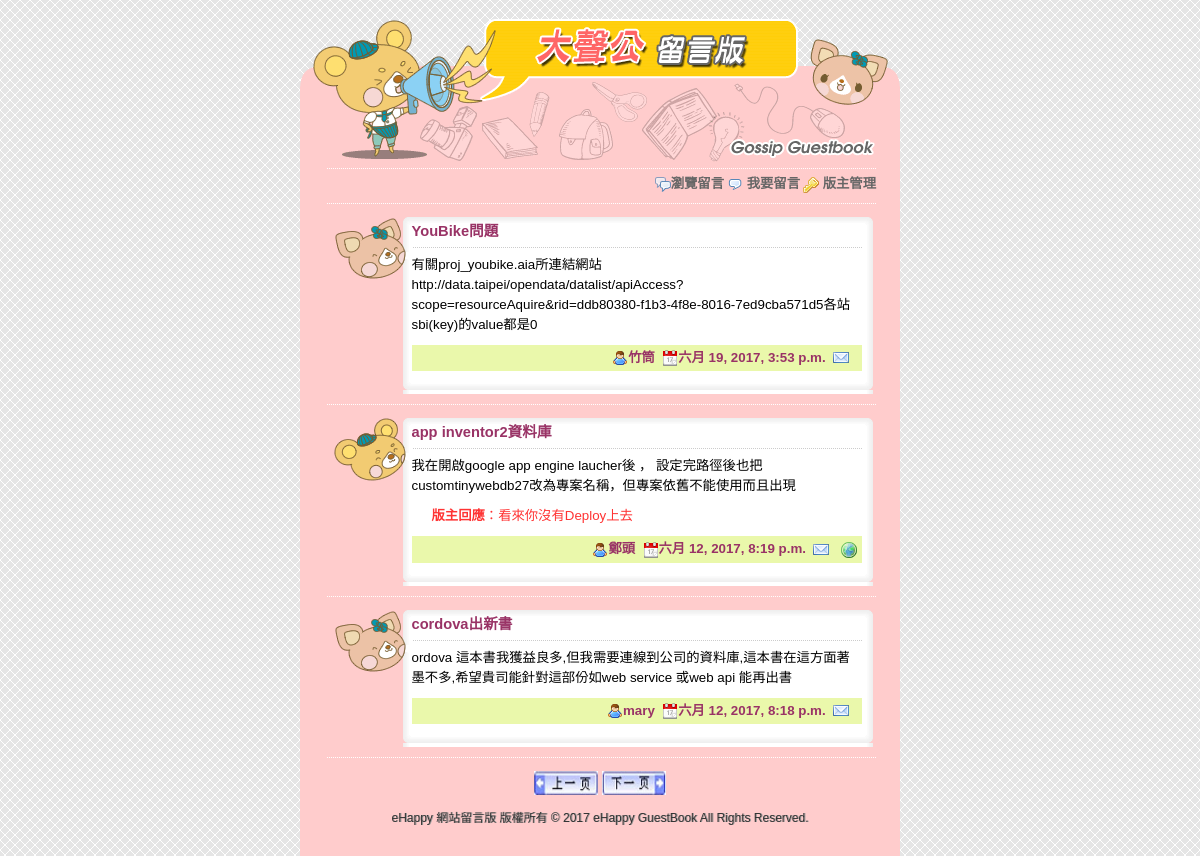
The app's page /index/next/ with its own data.
### boardapp/models.py (models this page shows, shortened)
class BoardUnit(models.Model):
    bname = models.CharField(max_length=20, null=False)
    bgender = models.CharField(max_length=2, default='m', null=False)
    bsubject = models.CharField(max_length=100, null=False)
    btime = models.DateTimeField(auto_now=True)
    bmail = models.EmailField(max_length=100, blank=True, default='')
    bweb = models.CharField(max_length=200, blank=True, default='')
    bcontent = models.TextField(null=False)
    bresponse = models.TextField(blank=True, default='')

### boardapp/views.py (the view)
# urls.py: path('', views.index),
def index(request, pageindex=None):  #首頁
	global page  #重複開啟本網頁時需保留 page1 的值
	pagesize = 3  #每頁顯示的資料筆數
	boardall = models.BoardUnit.objects.all().order_by('-id')  #讀取資料表,依時間遞減排序
	datasize = len(boardall)  #資料筆數
	totpage = math.ceil(datasize / pagesize)  #總頁數
	if pageindex==None:  #無參數
		page = 0
		boardunits = models.BoardUnit.objects.order_by('-id')[:pagesize]
	elif pageindex=='prev':  #上一頁
		start = (page-1)*pagesize  #該頁第1筆資料
		if start >= 0:  #有前頁資料就顯示
			boardunits = models.BoardUnit.objects.order_by('-id')[start:(start+pagesize)]
			page -= 1
	elif pageindex=='next':  #下一頁
		start = (page+1)*pagesize  #該頁第1筆資料
		if start < datasize:  #有下頁資料就顯示
			boardunits = models.BoardUnit.objects.order_by('-id')[start:(start+pagesize)]
			page += 1
	currentpage = page + 1  #將目頁前頁面以區域變數傳回html
	return render(request, "index.html", locals())

### templates/index.html (shortened to what this page needs)
{% extends "base.html" %}
{% load static %}
{% block twomenu %}
	<img src="{% static "images/comment.png" %}" width="16" height="16" align="absmiddle" /> <a href="/post/">我要留言</a>
	<img src="{% static "images/key.png" %}" width="16" height="16" align="absmiddle" /> <a href="/login/">版主管理</a>
{% endblock %}
{% block content %}
	 </td>
  </tr>
  {% for unit in boardunits %}
	<tr>
	  <td background="{% static "images/g_r3_c3.png" %}">
		  <table width="545" border="0" align="center" cellpadding="0" cellspacing="0" background="{% static "images/g_r5_c4.png" %}"
			<tr>
			  <td valign="top" style="background:url({% static "images/g_r4_c4.png" %}); background-repeat:no-repeat">
				<div class="floorDiv">
					{% if unit.bgender == "m" %}
						<img src="{% static "images/boy.png" %}" width="72" height="63" />
					{% else %}
						<img src="{% static "images/girl.png" %}" width="72" height="63" />
					{% endif %}
				</div>
				<div class="contentDiv">
				  <p class="title">{{unit.bsubject}}</p>
				  <p>{{unit.bcontent}}</p>
				  {% if unit.bresponse != "" %}
					<div class="responseDiv">
					  <p><strong>版主回應</strong>：{{unit.bresponse}}</p>
					</div>
				  {% endif %}
				  <p class="editor"><img src="{% static "images/user.png" %}" width="16" height="16" align="absmiddle">{{unit.bname}}&nbsp;
					<img src="{% static "images/date.png" %}" width="16" height="16" align="absmiddle">{{unit.btime}}&nbsp;
					{% if unit.bmail != "" %}
					  <a href="mailto:{{unit.bmail}}" target="_blank">
					  <img src="{% static "images/email.png" %}" width="16" height="16" border="0" align="absmiddle"></a>
					{% endif %}
					{% if unit.bweb != "" %}
					  <a href="{{unit.bweb}}" target="_blank">
					  <img src="{% static "images/world.png" %}" width="16" height="16" border="0" align="absmiddle"></a>
					{% endif %}
				  </p>
				</div>
			  </td>
			</tr>
			<tr>
			  <td><img name="g_r7_c4" src="{% static "images/g_r7_c4.png" %}" width="545" height="12" border="0" alt=""></td>
			</tr>
		  </table>
		  <span class="functionDiv">
			  <img src="{% static "images/g_r9_c3.png" %}" width="600" height="20" border="0" />
		  </span>
  {% empty %}
	<tr>
	  <td background="{% static "images/g_r3_c3.png" %}">
		  <div class="messageDiv"><img src="{% static "images/exclamation.png" %}" width="16" height="16" align="absmiddle"> 目前沒有新的資料，歡迎您留言。</div></td>
	</tr>
  {% endfor %}
	  <tr>
		<td background="{% static "images/g_r3_c3.png" %}">
		  <div class="pagebutton">
		  {% if currentpage > 1 %}
			   <a href="/index/prev/" title="上一頁">
			  <img src="{% static "images/prevpage.png" %}" alt="上一頁" width="64" height="24" /></a>
		  {% endif %}
		  {% if currentpage < totpage %}
			  <a href="/index/next/" title="下一頁">
			  <img src="{% static "images/nextpage.png" %}" alt="下一頁" width="64" height="24" /></a>
		  {% endif %}
		  </div>
		</td>
	  </tr>
	  <tr>
		<td background="{% static "images/g_r3_c3.png" %}">
{% endblock %}

### static/css/style.css (style rules this page uses)
html, body { margin: 0; padding: 0; height: 100%; border: none; }
body { margin-left: 0px; margin-top: 0px; margin-right: 0px; margin-bottom: 0px; background-image: url(images/bg.gif); }
.contentDiv { float: left; width: 450px; margin-top: 0px; margin-right: 10px; margin-bottom: 0px; margin-left: 10px; }
.contentDiv .title { font-family: Arial, Helvetica, sans-serif; font-size: 11pt; line-height: 28px; font-weight: bold; color: #993366; margin-top: 0px; margin-bottom: 5px; }
.contentDiv p { font-family: Arial, Helvetica, sans-serif; font-size: 10pt; line-height: 150%; margin-top: 0px; margin-bottom: 10px; }
.contentDiv .editor { font-family: Arial, Helvetica, sans-serif; font-size: 10pt; line-height: 120%; font-weight: bold; color: #993366; text-align: right; background-color: #EAF8AB; padding: 5px; margin-top: 5px; margin-right: 0px; margin-bottom: 5px; margin-left: 0px; }
.contentDiv .editor a { color: #063; text-decoration: none; }
.contentDiv .responseDiv { color: #F33; margin-top: 0px; margin-right: 5px; margin-bottom: 5px; margin-left: 20px; }
.functionDiv { font-size: 10pt; line-height: 16px; color: #666; }
.functionDiv a { text-decoration: none; font-weight: bold; color: #666; }
.floorDiv { width: 48px; padding-right: 20px; float: left; height: 64px; padding-left: 6px; }
.pagebutton { height: 30px; margin-right: auto; margin-left: auto; text-align: center; }

### records on screen
BoardUnit: bsubject "YouBike問題", bcontent "有關proj_youbike.aia所連結網站http://data.taipei/opendata/datalist/apiAccess?scope=resourceAquire&rid=ddb80380-f1b3-4f8e-8016-7ed9cba571d5各站sbi(key)的value都是0", bname "竹筒", btime "六月 19, 2017, 3:53 p.m."
BoardUnit: bsubject "app inventor2資料庫", bcontent "我在開啟google app engine laucher後 ， 設定完路徑後也把customtinywebdb27改為專案名稱，但專案依舊不能使用而且出現", bresponse "看來你沒有Deploy上去", bname "鄭頭", btime "六月 12, 2017, 8:19 p.m."
BoardUnit: bsubject "cordova出新書", bcontent "ordova 這本書我獲益良多,但我需要連線到公司的資料庫,這本書在這方面著墨不多,希望貴司能針對這部份如web service 或web api 能再出書", bname "mary", btime "六月 12, 2017, 8:18 p.m."
